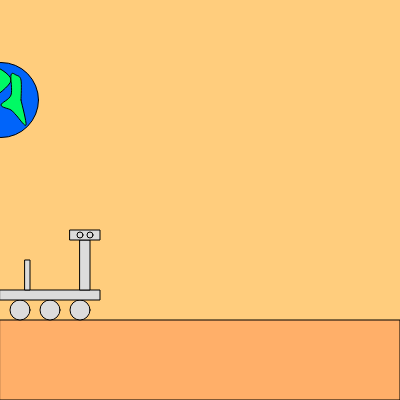
Frame 1 (no input)
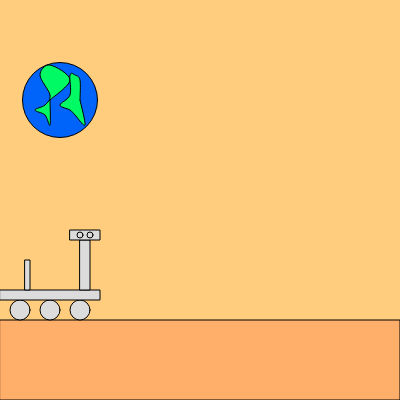
Frame 60 (no input)
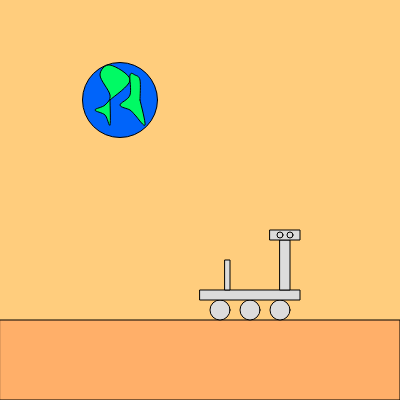
Frame 120 (the mouse pressed at the canvas centre since frame 60)

The p5.js sketch that drew these frames (run headless with seeded random() and noise() and a simulated clock; from frame 60 on, the mouse is pressed at the canvas centre):

// p5.js sketch
// ── sketch.js
//Chad Cooper
//IGME 609
//HW Two
//Mars Rover
//2_14_19

//Global variables for canvasSize and 'r'. 'R' is used for controlling the rover and spaceship

var canvasSize = 400;
var r


function setup() 
{
  createCanvas(canvasSize, canvasSize);
}

function draw() 
{
  background(255,205,125);
  
  //Foreground of Mars
    fill(255,175,105);
    quad(0,320,width,320,width,height,0,height);
  
 	//Earth animates left to right
	earth();
  
  
  //If Else statement. If 'r' button is pressed the rover will become parked 
  //and a spaceship will become active. 
  //If 'r' is not pressed, the rover will be moveable and the spaceship will go away
  
  if(keyIsPressed && key == 'r')
  {
  //rover is parked r
 		rover(0);
  //-200 was used to make sure the mouse synced with spaceship position
    spaceShip(mouseX-200,mouseY-200);
  }
  
  else
  {
    //Rover can be moved along x-axis
    rover(mouseX);
  }
  
 



}

	//Shape of the spaceship

  function spaceShip(xPos,yPos)
  {
      fill(220);
      ellipse(xPos+200,yPos+230,100,40)
      fill(90,90,255);
      ellipse(xPos+200,yPos+220,60,30)
      fill(255);
      ellipse(xPos+160,yPos+230,10)
      ellipse(xPos+200,yPos+242,10)
      ellipse(xPos+240,yPos+230,10)
  }

	//Shape of the rover
  function rover(x)
  {
      fill(220);
      ellipse(x+20,310,20)
      ellipse(x+80,310,20)
      ellipse(x+50,310,20)
      quad(x,290,x+100,290,x+100,300,x,300);
      quad(x+80,240,x+90,240,x+90,290,x+80,290);
      quad(x+70,230,x+100,230,x+100,240,x+70,240);
      quad(x+25,260,x+30,260,x+30,290,x+25,290);
      ellipse(x+80,235,6)
      ellipse(x+90,235,6)

  }


  //Shape of the Earth with frameCount added to xPosition
  function earth()
  {
      fill(0,100,250);
      ellipse(frameCount,100,75);
      fill(0,250,100);
      beginShape();
      curveVertex(frameCount-10 ,100);
      curveVertex(frameCount-10 ,100);
      curveVertex(frameCount+10 ,80);
      curveVertex(frameCount-10 ,65);
      curveVertex(frameCount-20 ,75);
      curveVertex(frameCount-10 ,95);
      curveVertex(frameCount-15 ,105);
      curveVertex(frameCount-25 ,110);
      curveVertex(frameCount-15 ,115);
      curveVertex(frameCount-10 ,125);
      curveVertex(frameCount-10	,100);
      curveVertex(frameCount-10	,100);
      endShape();

      beginShape();
      curveVertex(frameCount+20 ,100);
      curveVertex(frameCount+20 ,100);
      curveVertex(frameCount+20 ,80);
      curveVertex(frameCount+15 ,75);
      curveVertex(frameCount+10 ,75);
      curveVertex(frameCount+10 ,95);
      curveVertex(frameCount ,105);
      curveVertex(frameCount+10 ,110);
      curveVertex(frameCount+15 ,115);
      curveVertex(frameCount+25 ,125);
      curveVertex(frameCount+20	,100);
      curveVertex(frameCount+20	,100);
      endShape();
	}
